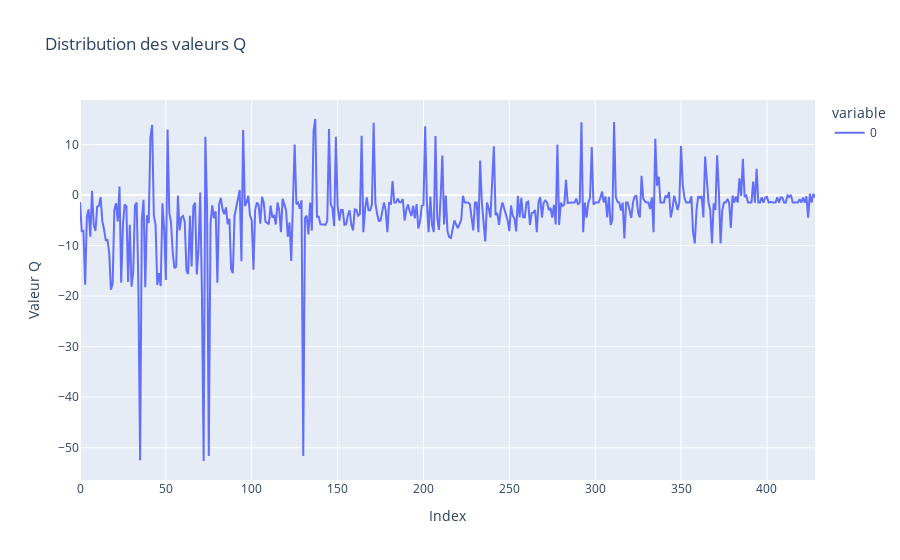

This figure's notebook cell:
### Code cell
import csv
import plotly.express as px

Q = {}

with open('../data/q_table.csv', newline='') as csvfile:
    reader = csv.DictReader(csvfile)
    for row in reader:
        # Convert keys and values properly
        state = eval(row['State'])  # safely parse the string to a tuple
        action = row['Action']
        value = float(row['Q_Value'])
        Q[(state, action)] = value

# Just to visualize the distribution of Q-values
val = list(Q.values())
fig = px.line(val, title="Distribution des valeurs Q").update_layout(
    xaxis_title="Index", yaxis_title="Valeur Q"
)
fig.show()

### Figure 1 — Plotly figure (JSON) as saved in the notebook; plotly's stock layout.template omitted (floating-point values rounded to 4 significant figures; data arrays with more than 128 entries replaced by an {"elided": "..."} marker saying what was removed)
{"data": [{"hovertemplate": "variable=0<br>index=%{x}<br>value=%{y}<extra></extra>", "legendgroup": "0", "line": {"color": "#636efa", "dash": "solid"}, "marker": {"symbol": "circle"}, "mode": "lines", "name": "0", "orientation": "v", "showlegend": true, "type": "scatter", "x": {"elided": "429 int values"}, "xaxis": "x", "y": {"elided": "429 float values"}, "yaxis": "y"}], "layout": {"legend": {"title": {"text": "variable"}, "tracegroupgap": 0}, "title": {"text": "Distribution des valeurs Q"}, "xaxis": {"anchor": "y", "domain": [0, 1], "title": {"text": "Index"}}, "yaxis": {"anchor": "x", "domain": [0, 1], "title": {"text": "Valeur Q"}}}}
